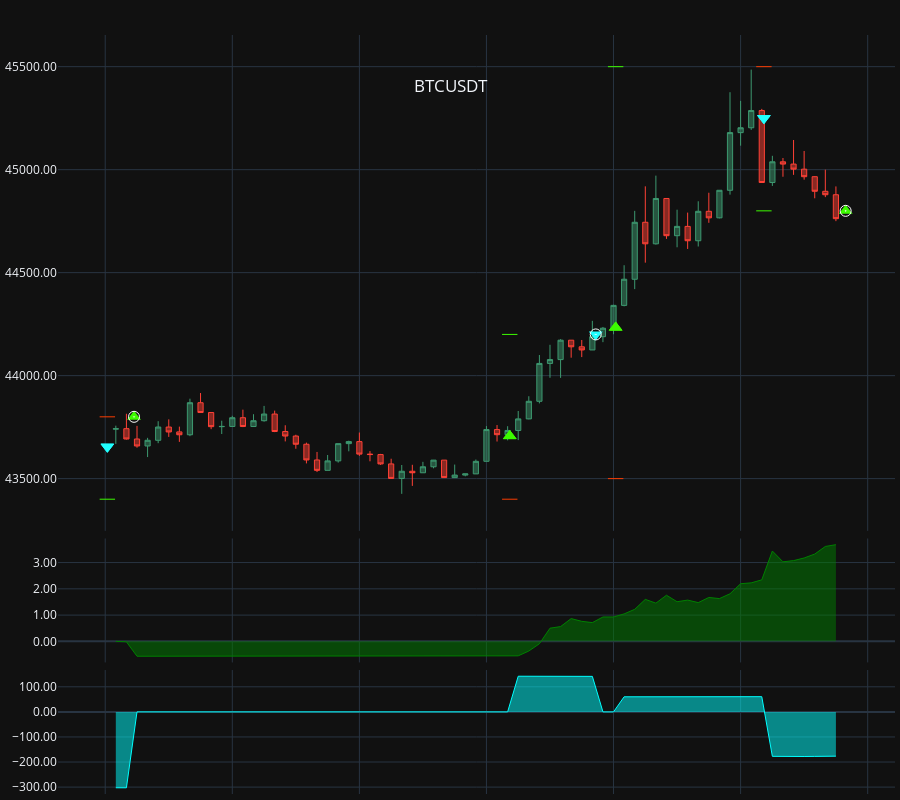

Write notebook code for a chart like this one.
### Code cell
chart_signals(result[0], 'BTCUSDT', {f"BTCUSDT": ohlc}, show_signals=True)
